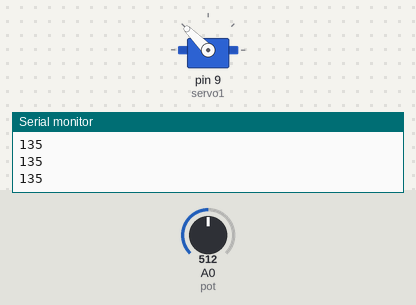
Bench run of a sketch on a simulated Arduino Uno, built with avr-gcc and run on an emulated ATmega328P. Parts: servo, the last lines printed to the serial monitor. The test bench sets the inputs (shaded band); at power-on: A0 (pot) = 512.

Above: at 1.2 s.
1.3 s: A0 (pot) set to 716
At 1.7 s:
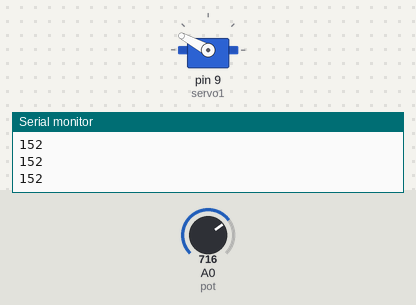
2.8 s: A0 (pot) set to 900
At 3.2 s:
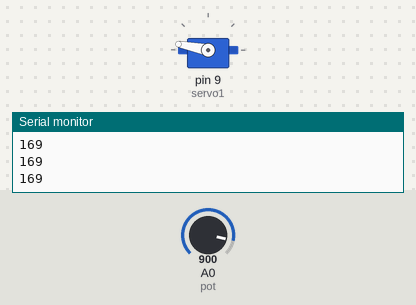
4.3 s: A0 (pot) set to 306
At 4.6 s:
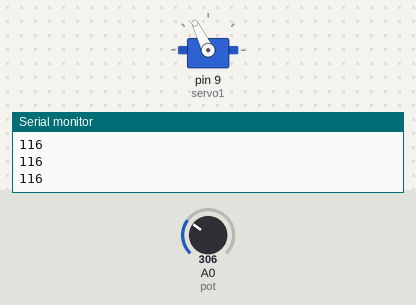
5.8 s: A0 (pot) set to 0
At 7.2 s:
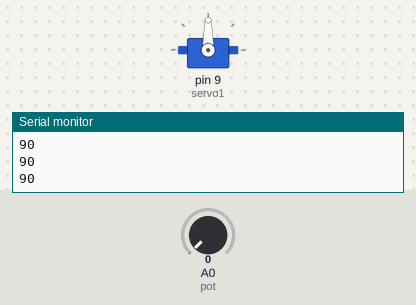
Timing chart, 0 to 8.3 s (numbered marks = the images above; inputs shaded):
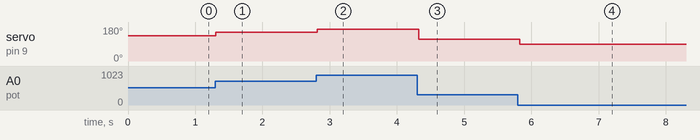

Measured:
- after the input at 1.3 s, servo on pin 9 (servo1): 135° → 152° at once
- after the input at 2.8 s, servo on pin 9 (servo1): 152° → 169° at once
- after the input at 4.3 s, servo on pin 9 (servo1): 169° → 116° at once
- after the input at 5.8 s, servo on pin 9 (servo1): 116° → 90° at once

The sketch:

taller_5_punto_3.ino
```cpp
/*
 * Control servo con libreria
 * red     -> 5V
 * brown   -> GND
 * orange  -> PWM
 */

#include<Servo.h>

Servo servo1;
int angulo = 0;
int pot = A0;
int lectura;
int regulador;

void setup() {
  servo1.attach(9);             // Conectar servo1 al pin 9 (además del Vcc y GND)
  Serial.begin(9600);
}

void loop() {
  lectura = analogRead(pot);
  //angulo = lectura*180/1024;                          //presenta fallas, entrega valores negativos y el servo no responde
  angulo = map(analogRead(pot), 0, 1024, 90, 180);       //map(dato, valormínimo entrada, valor maximo entrada, valor minimo enviado, valor maximo enviado)
  Serial.println(angulo);                               //verificación de grados por monitor serial
  servo1.write(angulo);
  delay(100);

}
```
